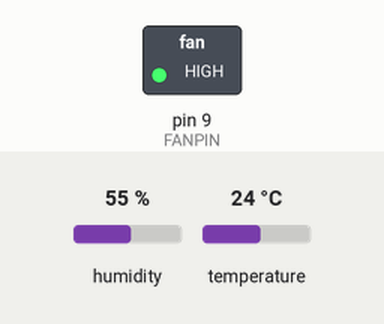
Recording of a sketch running on a simulated Arduino Uno, built with avr-gcc and run on an emulated ATmega328P. Shown: switched loads named in the sketch (green lamp = pin HIGH). The inputs (shaded band) are chosen by the test bench; at power-on: humidity 55 %, temperature 24 °C. What the sketch prints to the serial monitor is not drawn.

Above: at 0.1 s.
Timing chart, 0 to 1.6 s (numbered marks = the images above):
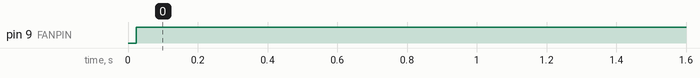

Measured:
- by itself, pin 9 (FANPIN): LOW → HIGH at 0.02 s

The sketch:

sketch_dec31a.ino
```cpp
#include <DHT.h>

// Define DHT sensor type and pin
#define DHTPIN 2
#define DHTTYPE DHT11

DHT dht(DHTPIN, DHTTYPE);

// Define fan control pin
#define FANPIN 9

// Temperature thresholds
float T_low = 5.0;  // Low temperature threshold (°C)
float T_medium = 10.0; // Medium temperature threshold (°C)

void setup() {
  Serial.begin(9600);
  dht.begin();
  pinMode(FANPIN, OUTPUT);
}

void loop() {
  // Read temperature from DHT11
  float temp = dht.readTemperature();

  // Check if reading is valid
  if (isnan(temp)) {
    Serial.println("Failed to read from DHT sensor!");
    return;
  }

  // Print temperature to Serial Monitor
  Serial.print("Temperature: ");
  Serial.print(temp);
  Serial.println(" °C");

  // Control fan speed based on temperature
  if (temp < T_low) {
    analogWrite(FANPIN, 0);  // Fan OFF
  } else if (temp >= T_low && temp < T_medium) {
    analogWrite(FANPIN, 128);  // Medium speed (50%)
  } else {
    analogWrite(FANPIN, 255);  // High speed (100%)
  }

  delay(1000);  // Delay 1 second between readings
}
```
